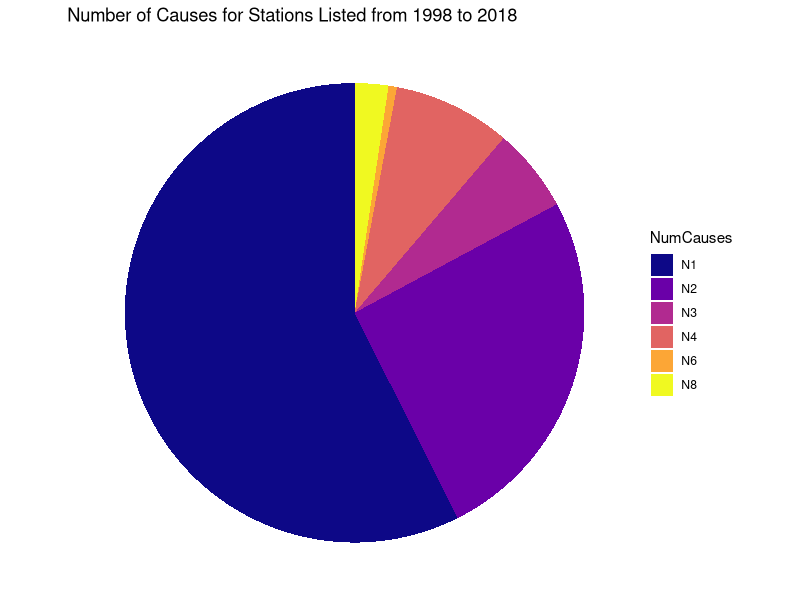
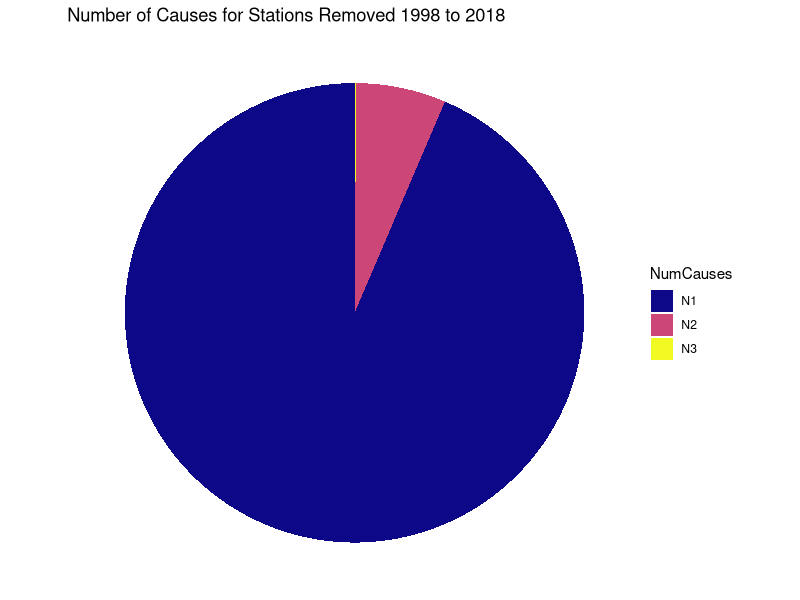
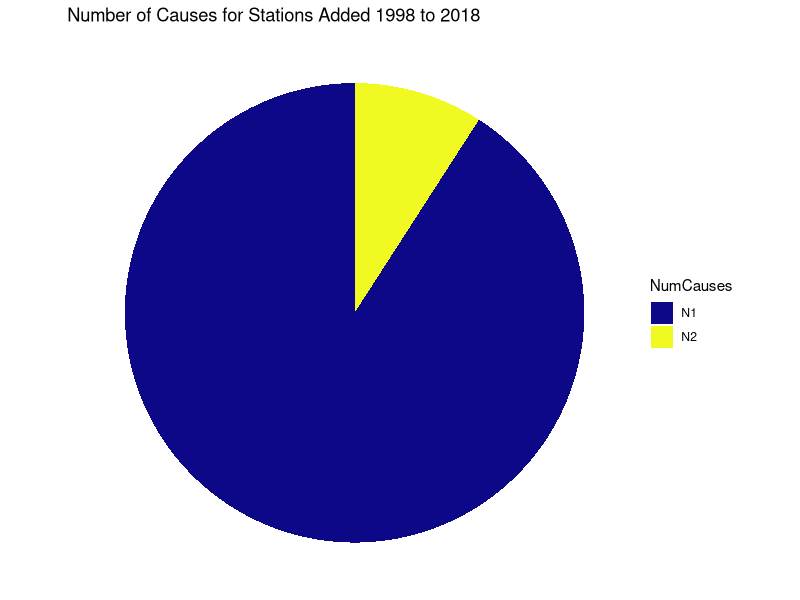

These charts were generated, in order, by the following R code:
# Task 1: General Numbers of the amount of Stations who Improved/Got worse over the
# 20 year period 

# Task 2: Pulling out stations which have two or more causes (and if they
# change over time)

library(tidyverse)
library(readxl)
library(viridisLite)
library(viridis)

data18 <- read_xls("data/2018303d_final.xls")
data08 <- read_xls("data/SC_303d_lists_2006to2016/2008303dfinal020608prtyrk.xls")
data98 <- read_xls("data/SC_303d_lists_1998to2004/1998303dfin_al_rec_only.xls")

summary(data18)
summary(data08)
summary(data98)

# Stations who FAILED to improve from 1998 to 2008
stationsFail98to08 <- inner_join(data98, data08, by = "STATION")
Failed98to08MoreThanOne <- stationsFail98to08 %>% 
  group_by(LOCATION) %>% 
  summarize(count=n())

# Stations who FAILED to improve from 1998 to 2018
stationsFail20yr <- inner_join(stationsFail98to08, data18, by = "STATION")

# Stations who got better and were REMOVED from 1998 to 2018
stationsPass20yr <- data18[!data18$STATION %in% stationsFail20yr$STATION,]

# Stations who were ADDED between 1998 and 2008 
stationsWorse98to08 <- data08[!data08$STATION %in% data98$STATION,]

# Stations who were ADDED between 1998 and 2018
stationsWorse20yr <- data18[!data18$STATION %in% stationsWorse98to08$STATION,]

# NOTE: added stations may just be a function of expanded funding to actual test
# those bodies of water


# Locations that have one or more issue associated with them over the 20 year
# period
Failed98to18MoreThanOne <- stationsFail20yr %>% 
  group_by(LOCATION) %>% 
  summarize(NumCauses=n()) %>%
  group_by(NumCauses) %>%
  summarize(count2 = n())
Failed98to18MoreThanOne$NumCauses <- sub("^", "N", Failed98to18MoreThanOne$NumCauses)
Failed98to18MoreThanOne$Percent <- c(Failed98to18MoreThanOne$count2[1]/sum(Failed98to18MoreThanOne$count2)*100,
                                     Failed98to18MoreThanOne$count2[2]/sum(Failed98to18MoreThanOne$count2)*100,
                                     Failed98to18MoreThanOne$count2[3]/sum(Failed98to18MoreThanOne$count2)*100,
                                     Failed98to18MoreThanOne$count2[4]/sum(Failed98to18MoreThanOne$count2)*100,
                                     Failed98to18MoreThanOne$count2[5]/sum(Failed98to18MoreThanOne$count2)*100,
                                     Failed98to18MoreThanOne$count2[6]/sum(Failed98to18MoreThanOne$count2)*100)

ggplot(Failed98to18MoreThanOne, aes(x= "", y=Percent, fill=NumCauses)) +
  geom_bar(stat="identity", width=1) +
  coord_polar("y", start=0) +
  scale_fill_viridis(option = "C", discrete = TRUE) +
  theme_void() +
  labs(title = "Number of Causes for Stations Listed from 1998 to 2018")

Pass98to18MoreThanOne <- stationsPass20yr %>% 
  group_by(DESCRIPTION) %>% 
  summarize(NumCauses=n()) %>%
  na.omit() %>%
  group_by(NumCauses) %>%
  summarize(count2 = n()) 
Pass98to18MoreThanOne$NumCauses <- sub("^", "N", Pass98to18MoreThanOne$NumCauses)
Pass98to18MoreThanOne$Percent <- c(Pass98to18MoreThanOne$count2[1]/sum(Pass98to18MoreThanOne$count2)*100,
                                     Pass98to18MoreThanOne$count2[2]/sum(Pass98to18MoreThanOne$count2)*100,
                                     Pass98to18MoreThanOne$count2[3]/sum(Pass98to18MoreThanOne$count2)*100)
                                     

ggplot(Pass98to18MoreThanOne, aes(x= "", y=Percent, fill=NumCauses)) +
  geom_bar(stat="identity", width=1) +
  coord_polar("y", start=0) +
  scale_fill_viridis(option = "C", discrete = TRUE) +
  theme_void() +
  labs(title = "Number of Causes for Stations Removed 1998 to 2018")
# They are doing a shit job of removing stations with more than one issue

Add98to18MoreThanOne <- stationsWorse20yr %>% 
  group_by(DESCRIPTION) %>% 
  summarize(NumCauses=n()) %>%
  na.omit() %>%
  group_by(NumCauses) %>%
  summarize(count2 = n()) 
Add98to18MoreThanOne$NumCauses <- sub("^", "N", Add98to18MoreThanOne$NumCauses)
Add98to18MoreThanOne$Percent <- c(Add98to18MoreThanOne$count2[1]/sum(Add98to18MoreThanOne$count2)*100,
                                   Add98to18MoreThanOne$count2[2]/sum(Add98to18MoreThanOne$count2)*100)


ggplot(Add98to18MoreThanOne, aes(x= "", y=Percent, fill=NumCauses)) +
  geom_bar(stat="identity", width=1) +
  coord_polar("y", start=0) +
  scale_fill_viridis(option = "C", discrete = TRUE) +
  theme_void() +
  labs(title = "Number of Causes for Stations Added 1998 to 2018")


failures <- stationsFail20yr %>% 
  group_by(LOCATION) %>% 
  summarize(NumCauses=n()) %>%
  filter(NumCauses == 8)
# could look up these stations to see their proximity to other things
# Magnolia Gardens is a plantation
# Kingston Lake is next to a recycling plant
# McApline Creek (ironically) next to a construction facility which specializes in retention walls
# Reedy River after a wetland (nature's kidneys)



